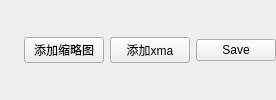
                    <widget class="QWidget" name="widget_24" native="true">
                     <layout class="QHBoxLayout" name="horizontalLayout_12">
                      <property name="topMargin">
                       <number>0</number>
                      </property>
                      <property name="rightMargin">
                       <number>0</number>
                      </property>
                      <property name="bottomMargin">
                       <number>0</number>
                      </property>
                      <item>
                       <widget class="QLabel" name="lbMessage">
                        <property name="minimumSize">
                         <size>
                          <width>0</width>
                          <height>0</height>
                         </size>
                        </property>
                        <property name="styleSheet">
                         <string notr="true">color: rgb(255, 113, 11);</string>
                        </property>
                        <property name="text">
                         <string/>
                        </property>
                       </widget>
                      </item>
                      <item>
                       <widget class="QPushButton" name="pbAddPic">
                        <property name="text">
                         <string>添加缩略图</string>
                        </property>
                       </widget>
                      </item>
                      <item>
                       <widget class="QPushButton" name="pbAddXma">
                        <property name="text">
                         <string>添加xma</string>
                        </property>
                       </widget>
                      </item>
                      <item>
                       <widget class="QPushButton" name="pbSave">
                        <property name="maximumSize">
                         <size>
                          <width>100</width>
                          <height>16777215</height>
                         </size>
                        </property>
                        <property name="text">
                         <string>Save</string>
                        </property>
                       </widget>
                      </item>
                     </layout>
                    </widget>
